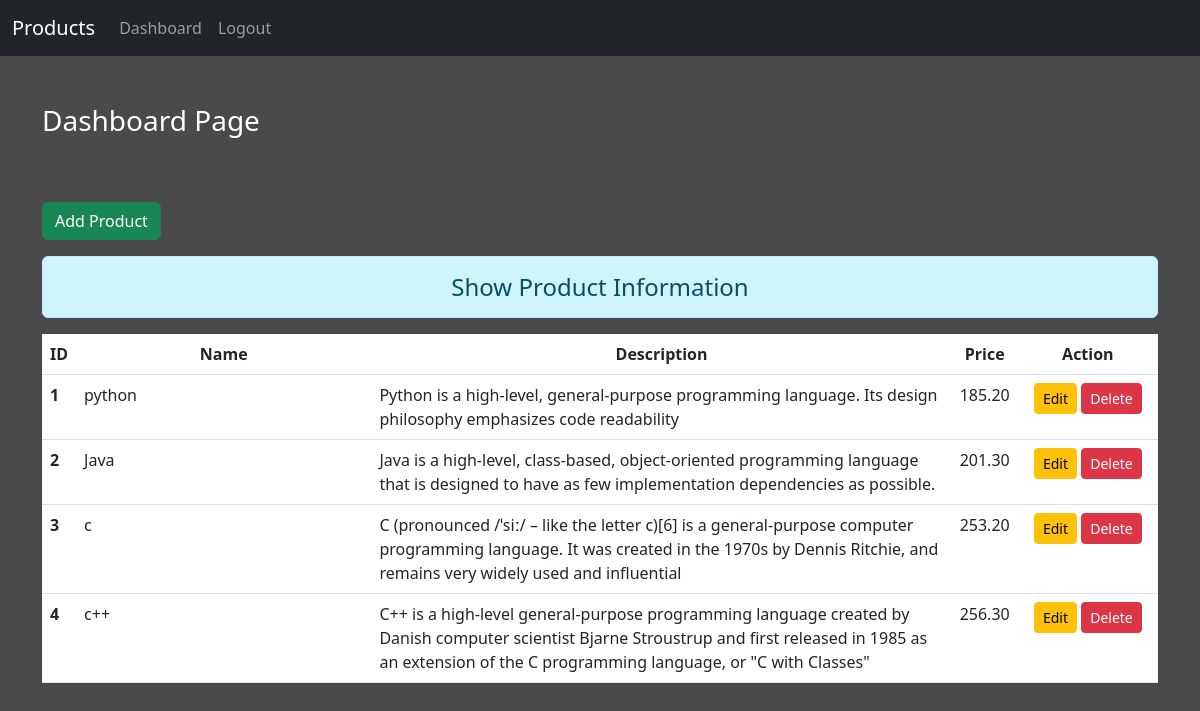
The page /dashboard/ (signed in) on the database its author committed.
### core/models.py (models this page shows)
class Product(models.Model):
  name=models.CharField(max_length=30)
  desc=models.TextField(max_length=500)
  price=models.DecimalField(max_digits=5,decimal_places=2)

### core/views.py (the view)
# urls.py: path('dashboard/',views.dashboard,name='dashboard'),
def dashboard(request):
    if request.user.is_authenticated:
        products = Product.objects.all()
        return render(request, 'core/dashboard.html', {'products': products})
    else:
        return HttpResponseRedirect('/login')

### core/templates/core/dashboard.html (shortened to what this page needs)
{% extends 'core/base.html' %}
{% load static %}
{% block content %}
<div class="col-sm-12">
  <h3 class="text-white my-5">Dashboard Page</h3>
    <a href="{% url 'addproduct' %}" class="btn btn-success mt-3">Add Product</a>
    <h4 class="text-center alert alert-info mt-3">Show Product Information</h4>
    {% if products %}
        <table class="table table-hover bg-white">
        <thead>
            <tr class="text-center">
                <th scope="col" style="width:2%">ID</th>
                <th scope="col" style="width:28%">Name</th>
                <th scope="col" style="width:55%">Description</th>
                <th scope="col" style="width:2%">Price</th>
                <th scope="col" style="width:15%">Action</th>
            </tr>
        </thead>
        <tbody>
        {% for product in products %}
            <tr>
                <th scope="row">{{ product.id }}</th>
                <td>{{ product.name }}</td>
                <td>{{ product.desc }}</td>
                <td>{{ product.price }}</td>
                <td class="text-center">
                    <a href="{% url 'editproduct' product.id %}" class="btn btn-warning btn-sm">Edit</a>
                    <form action="{% url 'delproduct' product.id %}" method="post" class="d-inline">{% csrf_token %} <input type="submit" value="Delete" class="btn btn-danger btn-sm"></form>
                </td>
            </tr>
        {% endfor %}
        </tbody>
        </table>
    {% else %}
        <h4 class="text-center alert alert-warning">No Products</h4>
    {% endif %}
</div>
{% endblock content %}

### core/static/core/css/style.css (style rules this page uses)
body { background-color: rgb(75,74,74); color:antiquewhite; }

### rows shown on the page
Product: id "1", name "python", desc "Python is a high-level, general-purpose programming language. Its design philosophy emphasizes code readability", price "185.20"
Product: id "2", name "Java", desc "Java is a high-level, class-based, object-oriented programming language that is designed to have as few implementation dependencies as possible.", price "201.30"
Product: id "3", name "c", desc "C (pronounced /ˈsiː/ – like the letter c)[6] is a general-purpose computer programming language. It was created in the 1970s by Dennis Ritchie, and remains very widely used and influential", price "253.20"
Product: id "4", name "c++", desc "C++ is a high-level general-purpose programming language created by Danish computer scientist Bjarne Stroustrup and first released in 1985 as an extension of the C programming language, or \"C with Classes\"", price "256.30"
